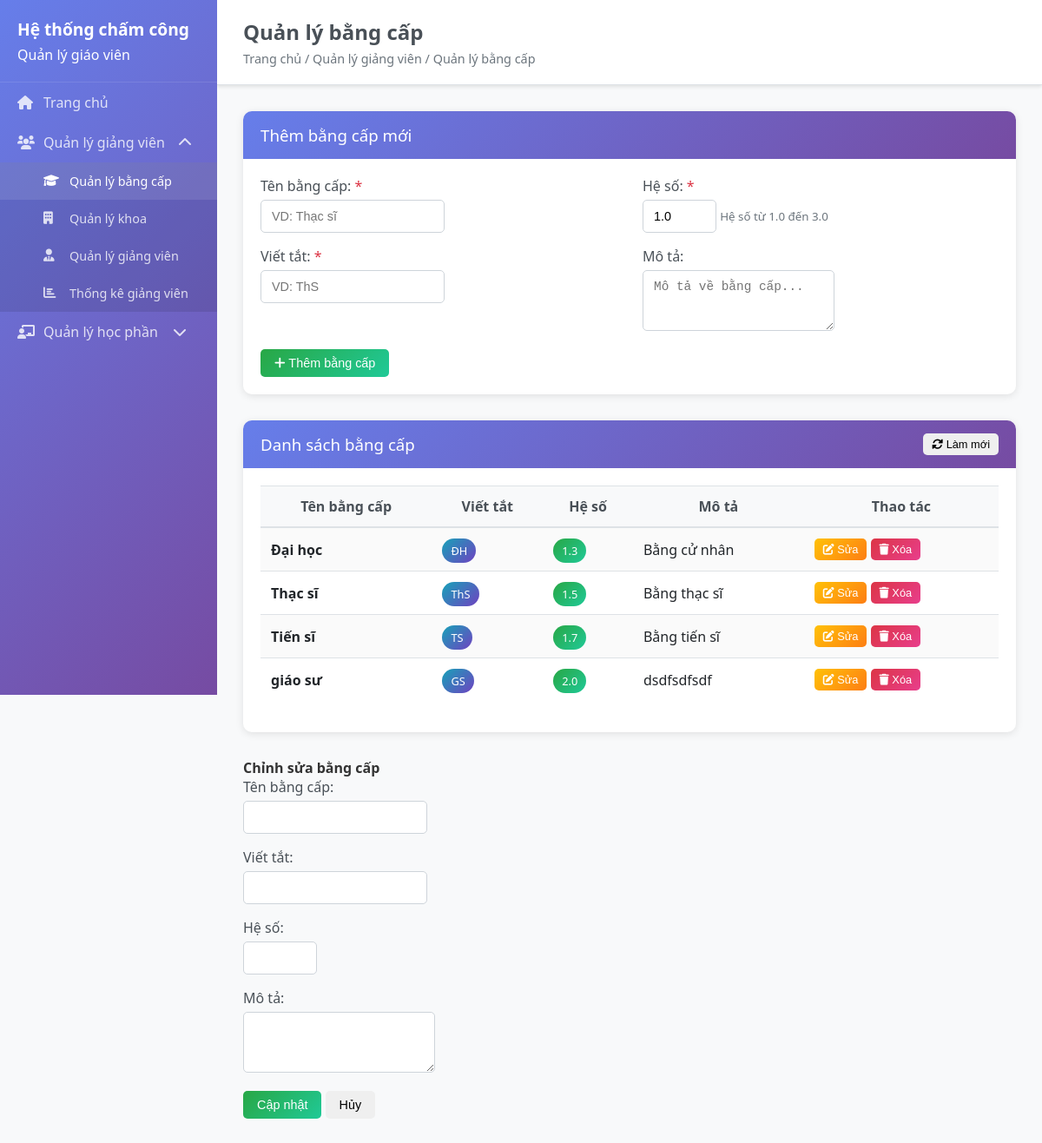
/degrees, run on an earlier commit of the app's database.
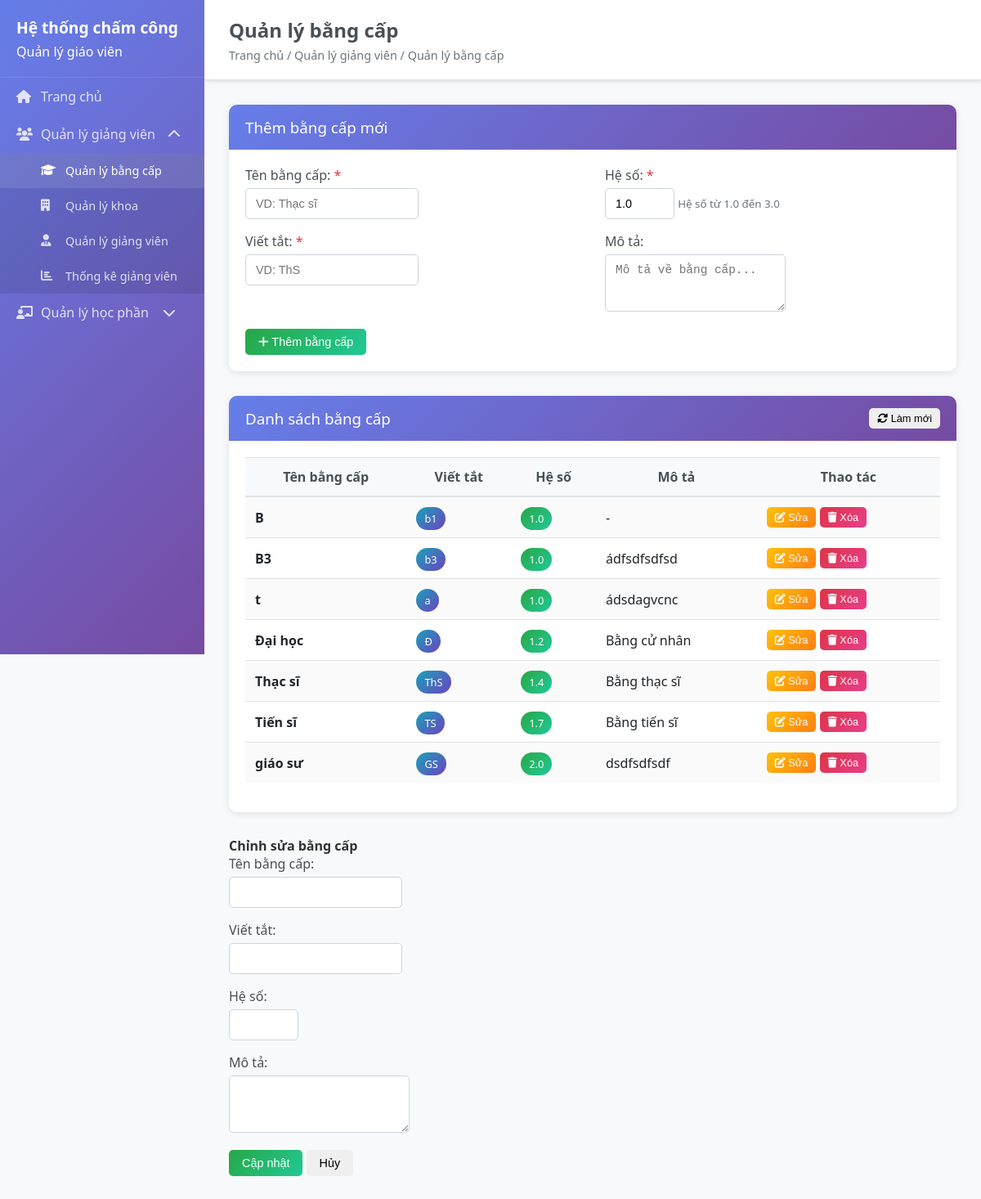
And on a later commit of the database.
### backend/models/degree.py (models this page shows, shortened)
class Degree(BaseModel):
    __tablename__ = 'degrees'
    name = db.Column(db.String(100), nullable=False, unique=True)
    abbreviation = db.Column(db.String(20), nullable=False)
    coefficient = db.Column(db.Numeric(3, 2), nullable=False, default=1.0)
    description = db.Column(db.Text, nullable=True)
    is_active = db.Column(db.Boolean, default=True)

### backend/app.py (the view)
@app.route('/degrees')
def degrees():
    try:
        if 'Degree' in globals():
            degrees_list = Degree.query.filter_by(is_active=True).order_by(Degree.coefficient).all()
        else:
            degrees_list = []
        return render_template('degrees.html', degrees=degrees_list)
    except Exception as e:
        print(f"Error in degrees route: {e}")
        return render_template('degrees.html', degrees=[])

### frontend/templates/degrees.html (shortened to what this page needs)
{% extends "base.html" %}
{% block page_title %}Quản lý bằng cấp{% endblock %}
{% block breadcrumb %}Trang chủ / Quản lý giảng viên / Quản lý bằng cấp{% endblock %}
{% block content %}
<div class="card">
    <div class="card-header">
        <h3>Thêm bằng cấp mới</h3>
    </div>
    <div class="card-body">
        <form id="degree-form">
            <div class="row">
                <div class="col-md-6">
                    <div class="form-group">
                        <label for="degree-name">Tên bằng cấp: <span class="text-danger">*</span></label>
                        <input type="text" id="degree-name" name="name" class="form-control" required placeholder="VD: Thạc sĩ">
                    </div>
                    <div class="form-group">
                        <label for="degree-abbreviation">Viết tắt: <span class="text-danger">*</span></label>
                        <input type="text" id="degree-abbreviation" name="abbreviation" class="form-control" required placeholder="VD: ThS">
                    </div>
                </div>
                <div class="col-md-6">
                    <div class="form-group">
                        <label for="degree-coefficient">Hệ số: <span class="text-danger">*</span></label>
                        <input type="number" id="degree-coefficient" name="coefficient" class="form-control" step="0.1" min="1.0" max="3.0" value="1.0" required>
                        <small class="text-muted">Hệ số từ 1.0 đến 3.0</small>
                    </div>
                    <div class="form-group">
                        <label for="degree-description">Mô tả:</label>
                        <textarea id="degree-description" name="description" class="form-control" rows="3" placeholder="Mô tả về bằng cấp..."></textarea>
                    </div>
                </div>
            </div>
            <button type="submit" class="btn btn-success" id="submit-btn">
                <i class="fas fa-plus"></i> Thêm bằng cấp
            </button>
        </form>
    </div>
</div>
<div class="card">
    <div class="card-header d-flex justify-content-between align-items-center">
        <h3>Danh sách bằng cấp</h3>
        <button class="btn btn-outline-info btn-sm" onclick="refreshDegreesList()">
            <i class="fas fa-sync-alt"></i> Làm mới
        </button>
    </div>
    <div class="card-body">
        <div class="table-responsive">
            <table class="table table-striped" id="degrees-table">
                <thead>
                    <tr>
                        <th>Tên bằng cấp</th>
                        <th>Viết tắt</th>
                        <th>Hệ số</th>
                        <th>Mô tả</th>
                        <th>Thao tác</th>
                    </tr>
                </thead>
                <tbody id="degrees-tbody">
                    {% for degree in degrees %}
                    <tr data-degree-id="{{ degree.id }}">
                        <td><strong>{{ degree.name }}</strong></td>
                        <td><span class="badge badge-info">{{ degree.abbreviation }}</span></td>
                        <td><span class="badge badge-success">{{ "%.1f"|format(degree.coefficient) }}</span></td>
                        <td>{{ degree.description or '-' }}</td>
                        <td>
                            <button class="btn btn-warning btn-sm" onclick="editDegree('{{ degree.id }}')">
                                <i class="fas fa-edit"></i> Sửa
                            </button>
                            <button class="btn btn-danger btn-sm" onclick="deleteDegree('{{ degree.id }}')">
                                <i class="fas fa-trash"></i> Xóa
                            </button>
                        </td>
                    </tr>
                    {% else %}
                    <tr>
                        <td colspan="5" class="text-center">Chưa có bằng cấp nào</td>
                    </tr>
                    {% endfor %}
                </tbody>
            </table>
        </div>
    </div>
</div>
<div id="edit-degree-modal" class="custom-modal">
    <div class="custom-modal-content">
        <h4>Chỉnh sửa bằng cấp</h4>
        <form id="edit-degree-form">
            <div class="form-group">
                <label for="edit-degree-name">Tên bằng cấp:</label>
                <input type="text" id="edit-degree-name" class="form-control" required>
            </div>
            <div class="form-group">
                <label for="edit-degree-abbreviation">Viết tắt:</label>
                <input type="text" id="edit-degree-abbreviation" class="form-control" required>
            </div>
            <div class="form-group">
                <label for="edit-degree-coefficient">Hệ số:</label>
                <input type="number" id="edit-degree-coefficient" class="form-control" step="0.1" min="1.0" max="3.0" required>
            </div>
            <div class="form-group">
                <label for="edit-degree-description">Mô tả:</label>
                <textarea id="edit-degree-description" class="form-control" rows="3"></textarea>
            </div>
            <button type="submit" class="btn btn-success">Cập nhật</button>
            <button type="button" class="btn btn-secondary" onclick="closeEditModal()">Hủy</button>
        </form>
    </div>
</div>
{% endblock %}

### frontend/templates/base.html (shortened to what this page needs)
<!DOCTYPE html>
<html lang="vi">
<head>
    <link rel="stylesheet" href="{{ url_for('static', filename='css/style.css') }}">
    <link rel="stylesheet" href="https://cdnjs.cloudflare.com/ajax/libs/font-awesome/6.0.0/css/all.min.css">
</head>
<body>
    <div class="sidebar">
        <div class="sidebar-header">
            <h1>Hệ thống chấm công</h1>
            <p>Quản lý giáo viên</p>
        </div>
        <nav class="sidebar-nav">
            <ul>
                <li>
                    <a href="{{ url_for('index') }}" {% if request.endpoint == 'index' %}class="active"{% endif %}>
                        <i class="fas fa-home"></i> Trang chủ
                    </a>
                </li>
                <li class="has-dropdown">
                    <a href="#" class="dropdown-toggle">
                        <i class="fas fa-users"></i> Quản lý giảng viên
                        <i class="fas fa-chevron-down dropdown-icon"></i>
                    </a>
                    <ul class="dropdown-menu">
                        <li><a href="{{ url_for('degrees') }}"><i class="fas fa-graduation-cap"></i> Quản lý bằng cấp</a></li>
                        <li><a href="{{ url_for('departments') }}"><i class="fas fa-building"></i> Quản lý khoa</a></li>
                        <li><a href="{{ url_for('teachers') }}"><i class="fas fa-user-tie"></i> Quản lý giảng viên</a></li>
                        <li><a href="{{ url_for('teacher_statistics') }}"><i class="fas fa-chart-bar"></i> Thống kê giảng viên</a></li>
                    </ul>
                </li>
                <li class="has-dropdown">
                    <a href="#" class="dropdown-toggle">
                        <i class="fas fa-chalkboard-teacher"></i> Quản lý học phần
                        <i class="fas fa-chevron-down dropdown-icon"></i>
                    </a>
                </li>
            </ul>
        </nav>
    </div>
    <div class="main-content">
        <header class="main-header">
            <h2>{% block page_title %}Trang chủ{% endblock %}</h2>
            <div class="breadcrumb">{% block breadcrumb %}Trang chủ{% endblock %}</div>
        </header>
        <main class="content">
            {% block content %}{% endblock %}
        </main>
    </div>
</body>
</html>

### frontend/static/css/style.css (style rules this page uses)
* { margin: 0; padding: 0; box-sizing: border-box; }
body { font-family: 'Segoe UI', Tahoma, Geneva, Verdana, sans-serif; background-color: #f8f9fa; color: #333; }
.sidebar { position: fixed; top: 0; left: 0; height: 100vh; width: 250px; background: linear-gradient(135deg, #667eea 0%, #764ba2 100%); color: white; z-index: 1000; overflow-y: auto; }
.sidebar-header { padding: 20px; border-bottom: 1px solid rgba(255,255,255,0.1); }
.sidebar-header h1 { font-size: 1.2rem; margin-bottom: 5px; }
.sidebar-nav ul { list-style: none; padding: 0; }
.sidebar-nav a { display: flex; align-items: center; padding: 12px 20px; color: rgba(255,255,255,0.8); text-decoration: none; transition: all 0.3s ease; }
.sidebar-nav a:hover, .sidebar-nav a.active { background-color: rgba(255,255,255,0.1); color: white; }
.sidebar-nav i { margin-right: 10px; width: 20px; }
.has-dropdown > a { position: relative; }
.dropdown-icon { margin-left: auto; transition: transform 0.3s ease; }
.has-dropdown.open .dropdown-icon { transform: rotate(180deg); }
.dropdown-menu { max-height: 0; overflow: hidden; transition: max-height 0.3s ease; background-color: rgba(0,0,0,0.1); }
.has-dropdown.open .dropdown-menu { max-height: 500px; }
.dropdown-menu a { padding-left: 50px; font-size: 0.9rem; }
.main-content { margin-left: 250px; min-height: 100vh; }
.main-header { background: white; padding: 20px 30px; border-bottom: 1px solid #dee2e6; box-shadow: 0 2px 4px rgba(0,0,0,0.1); }
.main-header h2 { margin-bottom: 5px; color: #495057; }
.breadcrumb { color: #6c757d; font-size: 0.9rem; }
.content { padding: 30px; }
.card { background: white; border-radius: 10px; box-shadow: 0 2px 10px rgba(0,0,0,0.1); margin-bottom: 30px; border: none; }
.card-header { background: linear-gradient(135deg, #667eea 0%, #764ba2 100%); color: white; padding: 15px 20px; border-radius: 10px 10px 0 0; border-bottom: none; }
.card-header h3, .card-header h5 { margin: 0; font-weight: 500; }
.card-body { padding: 20px; }
.form-group { margin-bottom: 1rem; }
.form-group label { font-weight: 500; margin-bottom: 5px; display: block; color: #495057; }
.form-control { border: 1px solid #ced4da; border-radius: 5px; padding: 10px 12px; font-size: 0.9rem; transition: all 0.3s ease; }
.btn { border-radius: 5px; padding: 8px 16px; font-size: 0.9rem; font-weight: 500; border: none; cursor: pointer; transition: all 0.3s ease; text-decoration: none; display: inline-block; }
.btn-success { background: linear-gradient(135deg, #28a745, #20c997); color: white; }
.btn-warning { background: linear-gradient(135deg, #ffc107, #fd7e14); color: white; }
.btn-danger { background: linear-gradient(135deg, #dc3545, #e83e8c); color: white; }
.btn-sm { padding: 5px 10px; font-size: 0.8rem; }
.table { width: 100%; margin-bottom: 1rem; color: #212529; border-collapse: collapse; }
.table th, .table td { padding: 12px; vertical-align: middle; border-top: 1px solid #dee2e6; }
.table thead th { background-color: #f8f9fa; border-bottom: 2px solid #dee2e6; font-weight: 600; color: #495057; }
.table-striped tbody tr:nth-of-type(odd) { background-color: rgba(0,0,0,0.02); }
.table-responsive { overflow-x: auto; }
.badge { padding: 5px 10px; border-radius: 20px; font-size: 0.8rem; font-weight: 500; }
.badge-info { background: linear-gradient(135deg, #17a2b8, #6f42c1); color: white; }
.badge-success { background: linear-gradient(135deg, #28a745, #20c997); color: white; }
.text-muted { color: #6c757d; }
.text-danger { color: #dc3545; }
.d-flex { display: flex; }
.justify-content-between { justify-content: space-between; }
.align-items-center { align-items: center; }
.row { display: flex; flex-wrap: wrap; margin: 0 -15px; }
.col-md-3, .col-md-4, .col-md-6, .col-md-8, .col-12 { padding: 0 15px; }
.col-md-6 { flex: 0 0 50%; max-width: 50%; }

What changed in the data, as far as the page shows it:
added Degree: name "B", abbreviation "b1", coefficient "1.0", description "-"
added Degree: name "B3", abbreviation "b3", coefficient "1.0", description "ádfsdfsdfsd"
added Degree: name "t", abbreviation "a", coefficient "1.0", description "ádsdagvcnc"
changed Degree "Đại học": abbreviation "ĐH" → "Đ"; coefficient "1.3" → "1.2"
changed Degree "Thạc sĩ": coefficient "1.5" → "1.4"
